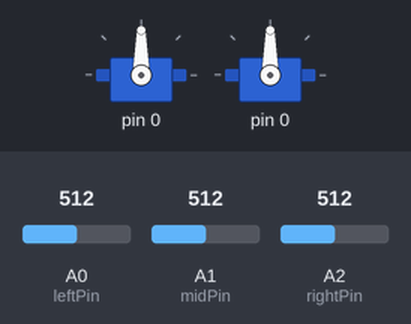
Simulated run of this sketch. Board: Arduino Uno, built with avr-gcc and run on an emulated ATmega328P. Parts: 2 × servo. Inputs (shaded band) come from the test bench; at power-on: A2 (rightPin) = 512, A1 (midPin) = 512, A0 (leftPin) = 512. What the sketch prints to the serial monitor is not drawn.

Above: at 3.0 s.
3.1 s: A2 (rightPin) set to 526
15.1 s: A1 (midPin) set to 107
18.1 s: A1 (midPin) set to 94
Timing chart, 0 to 21.1 s (numbered marks = the images above; inputs shaded):
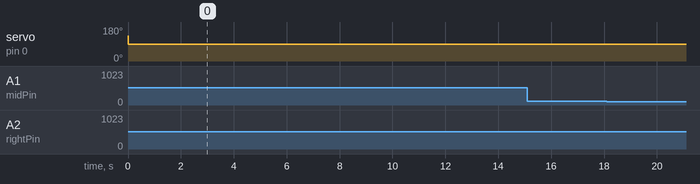

Measured:
- after the input at 3.1 s, every drawn part: stays the same
- after the input at 15.1 s, every drawn part: stays the same
- after the input at 18.1 s, every drawn part: stays the same

The sketch:

newLineSensor.ino
```cpp
//Code for the QRE1113 Analog board
//Outputs via the serial terminal – Lower numbers mean more reflected
#include <Servo.h>
int leftPin = A0; //connected to analog 0
int midPin = A1; //connected to analog 0
int rightPin = A2; //connected to analog 0
Servo servoL;
Servo servoR;
int line[2]; //array to maintain line location betwee n3 sensors
/*
 * line[0] = left sensro
 * line[1] = middle sensor
 * line[2] = right sensor
 */
int leftSpeed=135;
int track = 0;
int rightSpeed=45; //assume right servo is in backwards orientation

/*for sensor ranges:
 * on black: >800
 * on white: <300
 */

static int black; static int white;

void setup() {
  Serial.begin(9600);
  servoL.attach(9);
  servoR.attach(10);
  line[0] = analogRead(leftPin);
  line[1] = analogRead(midPin);
  line[2] = analogRead(rightPin);
  black = line[1];
//static int threshold = (2*line[1] - (line[0] + line[2]))/2; //average difference between white and black lineues
  white = (line[0]+line[2])/2 +100; //high end white lineue

}

void loop() {
  Serial.print("\t");
  Serial.print("this is black:");
  Serial.print("\t");
  Serial.print(black);
  Serial.print("\t");
  Serial.print("this is white:");
  Serial.print("\t");
  Serial.print(white);
  Serial.print("\t");

  servoL.write(leftSpeed);
  servoR.write(rightSpeed);
  line[0] = analogRead(leftPin);
  line[1] = analogRead(midPin);
  line[2] = analogRead(rightPin);
  Serial.print(line[0]);
  Serial.print("\t");
  Serial.print(line[1]);
  Serial.print("\t");
  Serial.print(line[2]);
  Serial.print("\t");
  Serial.print("Left wheel speed:");
  Serial.print(leftSpeed);
  Serial.print("\t");
  Serial.print("Right wheel speed:");
  Serial.println(rightSpeed);
  goStraight();

  if(isJunction()) {  //for now, robot just stops when it reaches a juncition.
    Serial.println("at Junction");
    leftSpeed =90;
    rightSpeed =90;
    //figureEight();
  }
//  delay(1000);
}

  void figureEight(){
    servoL.write(90);
    servoR.write(90);
    while (~(abs(line[1] - line[2])>=200) && (abs(line[1] - line[0])>=200)) {
        if (track<=3) {
          servoL.write(45); //reverse is below 90 for left wheel
          servoR.write(45);
        }
        else if (track == 4){
          servoL.write(180);
          servoR.write(0); //this is probably straight
        }
        else {
          servoL.write(135);
          servoR.write(135); //reverse >90
       }
    }
    leftSpeed = 135;
    rightSpeed = 45;
  }

void goStraight(){
    leftSpeed = 135;
    rightSpeed = 45;
  if(isLeft()){
    Serial.println("is Left of line");
    leftSpeed +=5;
    rightSpeed +=5;
  }
  else if(isRight()){
    leftSpeed -= 5;
    rightSpeed -=5;
    Serial.println("is Right of line");
  }
  else if((abs(line[1] - line[2])>=200) && (abs(line[1] - line[0])>=200)){
    //line[1] - line[0] >= threshold && line[1]-line[2] >= threshold){
    Serial.println("is straight");
    leftSpeed = 135;
    rightSpeed = 45;
  }
}

boolean isRight(){
    return(line[0] - line[2]>=200);
 // return(line[0]>white && line[2]<=white);
//  return(line[0]- line[2] >= threshold);
}

boolean isLeft(){
  return(line[2] - line[0]>=200);
 // return(line[2]>white && line[2]<=white);
//return(line[2] - line[0] >= threshold);
}

boolean isJunction(){
  return ((abs(line[1] - line[2])<=200) && (abs(line[1] - line[0])<=200));
  //return (line[0]>white && line[1] >white && line[2]>white);
  //return (abs(line[0] - line[1]) <= threshold  && abs(line[1] - line[2]) <= threshold );
}

//void turnLeft(
```
